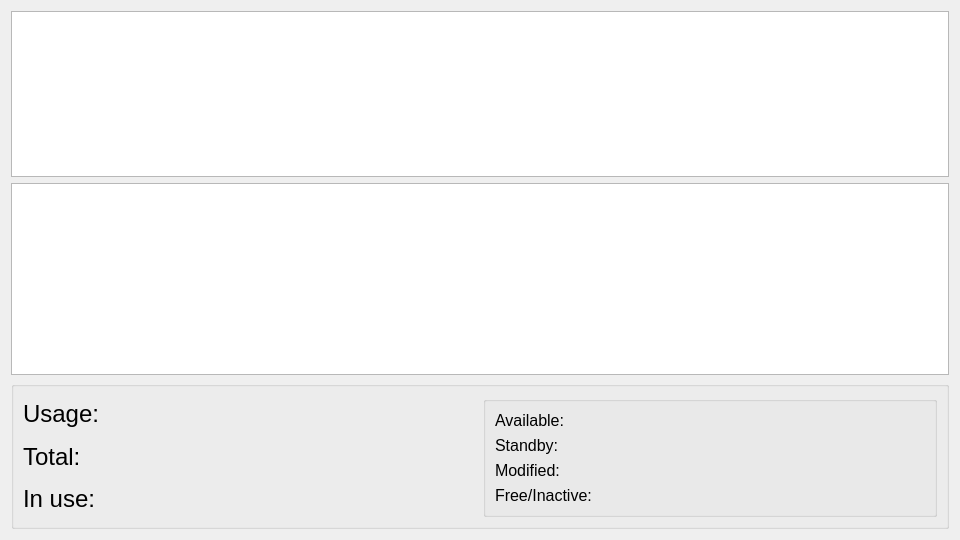
<?xml version="1.0" encoding="UTF-8"?>
<ui version="4.0">
 <class>ram</class>
 <widget class="QWidget" name="ram">
  <property name="geometry">
   <rect>
    <x>0</x>
    <y>0</y>
    <width>960</width>
    <height>540</height>
   </rect>
  </property>
  <property name="windowTitle">
   <string>Form</string>
  </property>
  <layout class="QVBoxLayout" name="verticalLayout">
   <item>
    <widget class="Plot" name="ram_plot"/>
   </item>
   <item>
    <widget class="Plot" name="comp_plot">
     <property name="sizePolicy">
      <sizepolicy hsizetype="Expanding" vsizetype="Minimum">
       <horstretch>0</horstretch>
       <verstretch>0</verstretch>
      </sizepolicy>
     </property>
    </widget>
   </item>
   <item>
    <widget class="QGroupBox" name="ram_info">
     <property name="sizePolicy">
      <sizepolicy hsizetype="Preferred" vsizetype="Minimum">
       <horstretch>0</horstretch>
       <verstretch>0</verstretch>
      </sizepolicy>
     </property>
     <property name="font">
      <font>
       <pointsize>12</pointsize>
      </font>
     </property>
     <property name="title">
      <string/>
     </property>
     <layout class="QGridLayout" name="gridLayout">
      <item row="0" column="0">
       <widget class="QLabel" name="usage">
        <property name="font">
         <font>
          <pointsize>18</pointsize>
         </font>
        </property>
        <property name="text">
         <string>Usage: </string>
        </property>
       </widget>
      </item>
      <item row="0" column="1" rowspan="3">
       <widget class="QGroupBox" name="ram_details">
        <property name="sizePolicy">
         <sizepolicy hsizetype="Preferred" vsizetype="Minimum">
          <horstretch>0</horstretch>
          <verstretch>0</verstretch>
         </sizepolicy>
        </property>
        <property name="title">
         <string/>
        </property>
        <layout class="QVBoxLayout" name="verticalLayout_2">
         <item>
          <widget class="QLabel" name="available">
           <property name="text">
            <string>Available: </string>
           </property>
          </widget>
         </item>
         <item>
          <widget class="QLabel" name="standby">
           <property name="text">
            <string>Standby: </string>
           </property>
          </widget>
         </item>
         <item>
          <widget class="QLabel" name="modified">
           <property name="text">
            <string>Modified: </string>
           </property>
          </widget>
         </item>
         <item>
          <widget class="QLabel" name="free">
           <property name="text">
            <string>Free/Inactive: </string>
           </property>
          </widget>
         </item>
        </layout>
       </widget>
      </item>
      <item row="1" column="0">
       <widget class="QLabel" name="total">
        <property name="font">
         <font>
          <pointsize>18</pointsize>
         </font>
        </property>
        <property name="text">
         <string>Total: </string>
        </property>
       </widget>
      </item>
      <item row="2" column="0">
       <widget class="QLabel" name="in_use">
        <property name="font">
         <font>
          <pointsize>18</pointsize>
         </font>
        </property>
        <property name="text">
         <string>In use: </string>
        </property>
       </widget>
      </item>
     </layout>
    </widget>
   </item>
  </layout>
 </widget>
 <customwidgets>
  <customwidget>
   <class>Plot</class>
   <extends>QGraphicsView</extends>
   <header>.plot</header>
  </customwidget>
 </customwidgets>
 <resources/>
 <connections/>
</ui>
